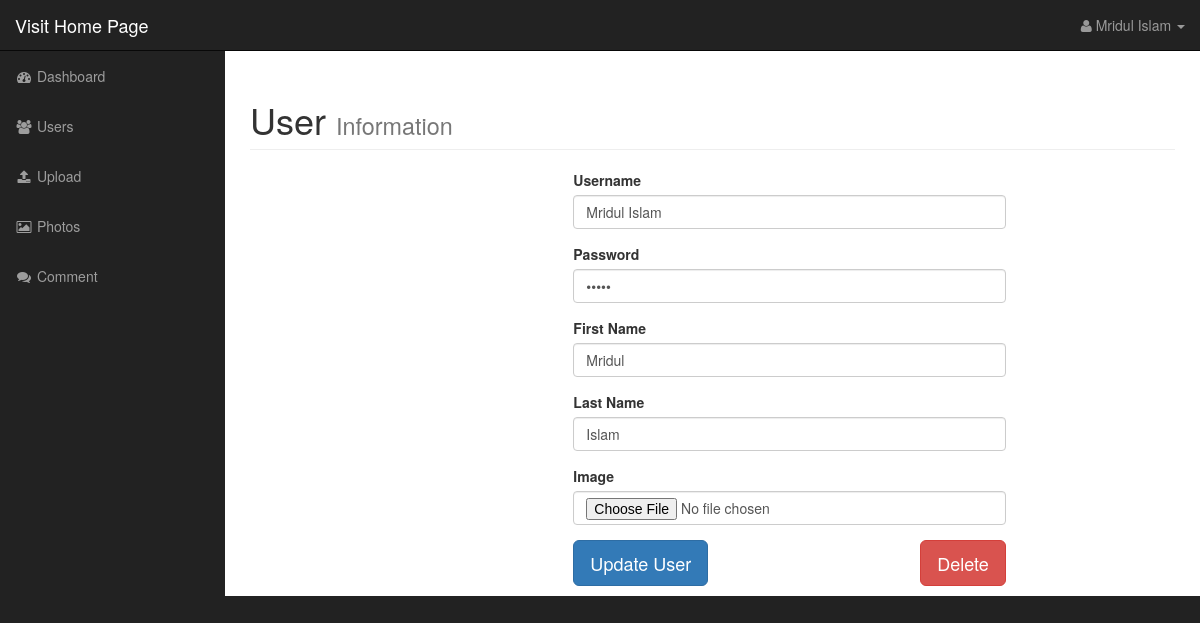
/admin/edit_user.php?id=1 (signed in), run on the app's committed database.
### tables this page shows
CREATE TABLE `users` (
  `id` int(11) NOT NULL,
  `username` varchar(255) NOT NULL,
  `password` varchar(255) NOT NULL,
  `first_name` varchar(255) NOT NULL,
  `last_name` varchar(255) NOT NULL,
  `user_image` varchar(255) NOT NULL
);

### admin/includes/database.php (called while the page is built, shortened)
<?php
class Database {
	public $connection;
	public function open_db_connection(){
		$this->connection = new mysqli(DB_HOST, DB_USER, DB_PASS, DB_NAME);
	}
	public function query($sql){
		$result = $this->connection->query($sql);
		return $result;
	}
}
$database = new Database();
?>

### admin/includes/db_object.php (called while the page is built, shortened)
<?php
class Db_object {
	protected static $db_table;
	public static function find_by_id($id){
		$the_result_array = static::find_by_query("SELECT * FROM " . static::$db_table . " WHERE id = {$id} LIMIT 1");
		return !empty($the_result_array)? array_shift($the_result_array): false;
	}
	public static function find_by_query($sql) {
		global $database;
		$result = $database->query($sql);
		$the_object_array = array();
		while($row = mysqli_fetch_array($result)){
			$the_object_array[] = static::instantiation($row);
		}
		return $the_object_array;
	}
	public static function instantiation($the_record) {
		$the_object = new $calling_class;
        foreach ($the_record as $the_attribute => $value) {
        	if($the_object->has_the_attribute($the_attribute)){
        		$the_object->$the_attribute = $value;
        	}
        }
        return $the_object;
	}
	private function has_the_attribute($the_attribute) {
		$properties = get_object_vars($this);
		return array_key_exists($the_attribute, $properties);
	}
}
?>

### admin/edit_user.php (the view, shortened to what this page needs)
<?php include("includes/admin_header.php"); ?>
<?php
if(isset($_GET['id'])){
    $edit_id = $_GET['id'];
    $edit_user = User::find_by_id($edit_id);
}
else{
    redirect("users.php");
}
?>
            <?php include("includes/admin_top_nav.php"); ?>
            <?php include("includes/admin_side_nav.php"); ?>
        </nav>
        <div id="page-wrapper">
            <div class="container-fluid">
                <div class="row">
                    <div class="col-lg-12">
                        <h1 class="page-header">
                            User
                            <small>Information</small>
                        </h1>
                        <div class="col-md-4 user_image_box">
                        </div>
                        <form action="" method="post" enctype="multipart/form-data">
                            <div class="col-md-6">
                                <div class="form-group">
                                    <label for="username">Username</label>
                                    <input type="text" name="username" id="username" class="form-control" value="<?php echo $edit_user->username; ?>">
                                </div>
                                <div class="form-group">
                                    <label for="password">Password</label>
                                    <input type="password" name="password" id="password" class="form-control" value="<?php echo $edit_user->password; ?>">
                                </div>
                                <div class="form-group">
                                    <label for="first_name">First Name</label>
                                    <input type="text" name="first_name" id="first_name" class="form-control" value="<?php echo $edit_user->first_name; ?>">
                                </div>
                                <div class="form-group">
                                    <label for="last_name">Last Name</label>
                                    <input type="text" name="last_name" id="last_name" class="form-control" value="<?php echo $edit_user->last_name; ?>">
                                </div>
                                <div class="form-group">
                                    <label for="image">Image</label>
                                    <input type="file" name="image" id="image" class="form-control">
                                </div>
                                <input type="submit" name="update_user" value="Update User" class="btn btn-primary btn-lg">
                                <a id='user-id' href="delete_user.php?id=<?php echo $edit_user->id; ?>" class="btn btn-danger pull-right btn-lg">Delete</a>
                            </div>
                        </form>
                    </div>
                </div>
            </div>
        </div>
  <?php include("includes/admin_footer.php"); ?>

### admin/includes/admin_top_nav.php (shortened to what this page needs)
<nav class="navbar navbar-inverse navbar-fixed-top" role="navigation">
    <div class="navbar-header">
        <a class="navbar-brand" href="../index.php">Visit Home Page</a>
    </div>
    <ul class="nav navbar-right top-nav">
        <li class="dropdown">
            <a href="#" class="dropdown-toggle" data-toggle="dropdown"><i class="fa fa-user"></i>
                <?php
                $user_id = $_SESSION['user_id'];
                $user = User::find_by_id($user_id);
                echo $user->username;
                ?>
            <b class="caret"></b></a>
        </li>
    </ul>

### admin/css/sb-admin.css (style rules this page uses)
body { margin-top: 100px; background-color: #222; }
@media (min-width:768px) { body { margin-top: 50px; } }
#page-wrapper { width: 100%; padding: 0; background-color: #fff; }
@media (min-width:768px) { #page-wrapper { padding: 10px; } }
.top-nav { padding: 0 15px; }
.top-nav>li { display: inline-block; float: left; }
.top-nav>li>a { padding-top: 15px; padding-bottom: 15px; line-height: 20px; color: #999; }

### data on the page
users: username "Mridul Islam", first_name "Mridul", last_name "Islam"
